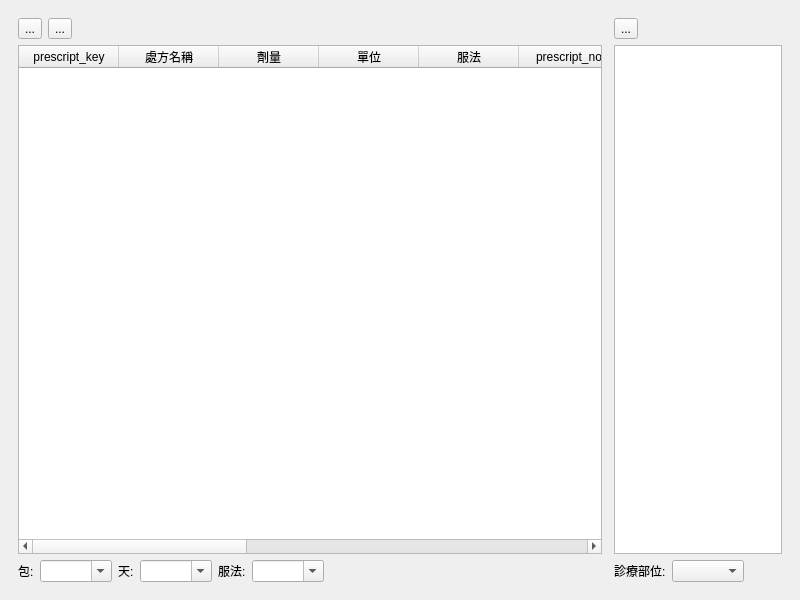
<?xml version="1.0" encoding="UTF-8"?>
<ui version="4.0">
 <class>MainWindow</class>
 <widget class="QMainWindow" name="MainWindow">
  <property name="geometry">
   <rect>
    <x>0</x>
    <y>0</y>
    <width>800</width>
    <height>600</height>
   </rect>
  </property>
  <property name="windowTitle">
   <string>MainWindow</string>
  </property>
  <widget class="QWidget" name="centralwidget">
   <layout class="QHBoxLayout" name="horizontalLayout">
    <item>
     <widget class="QFrame" name="frame">
      <property name="frameShape">
       <enum>QFrame::NoFrame</enum>
      </property>
      <property name="frameShadow">
       <enum>QFrame::Raised</enum>
      </property>
      <property name="lineWidth">
       <number>1</number>
      </property>
      <layout class="QVBoxLayout" name="verticalLayout_3">
       <property name="spacing">
        <number>6</number>
       </property>
       <property name="leftMargin">
        <number>9</number>
       </property>
       <property name="topMargin">
        <number>9</number>
       </property>
       <property name="rightMargin">
        <number>3</number>
       </property>
       <property name="bottomMargin">
        <number>9</number>
       </property>
       <item>
        <layout class="QVBoxLayout" name="verticalLayout">
         <item>
          <layout class="QHBoxLayout" name="horizontalLayout_3"/>
         </item>
         <item>
          <layout class="QHBoxLayout" name="horizontalLayout_2">
           <item>
            <widget class="QToolButton" name="toolButton_add">
             <property name="text">
              <string>...</string>
             </property>
             <property name="icon">
              <iconset>
               <normaloff>../icons/add.svg</normaloff>../icons/add.svg</iconset>
             </property>
            </widget>
           </item>
           <item>
            <widget class="QToolButton" name="toolButton_delete">
             <property name="text">
              <string>...</string>
             </property>
             <property name="icon">
              <iconset>
               <normaloff>../icons/list-remove.svg</normaloff>../icons/list-remove.svg</iconset>
             </property>
            </widget>
           </item>
           <item>
            <spacer name="horizontalSpacer_3">
             <property name="orientation">
              <enum>Qt::Horizontal</enum>
             </property>
             <property name="sizeHint" stdset="0">
              <size>
               <width>40</width>
               <height>20</height>
              </size>
             </property>
            </spacer>
           </item>
          </layout>
         </item>
         <item>
          <widget class="QTableWidget" name="tableWidget_prescript">
           <property name="frameShadow">
            <enum>QFrame::Sunken</enum>
           </property>
           <property name="dragEnabled">
            <bool>false</bool>
           </property>
           <property name="dragDropOverwriteMode">
            <bool>false</bool>
           </property>
           <property name="dragDropMode">
            <enum>QAbstractItemView::NoDragDrop</enum>
           </property>
           <property name="defaultDropAction">
            <enum>Qt::MoveAction</enum>
           </property>
           <property name="selectionMode">
            <enum>QAbstractItemView::SingleSelection</enum>
           </property>
           <property name="rowCount">
            <number>0</number>
           </property>
           <column>
            <property name="text">
             <string>prescript_key</string>
            </property>
           </column>
           <column>
            <property name="text">
             <string>處方名稱</string>
            </property>
           </column>
           <column>
            <property name="text">
             <string>劑量</string>
            </property>
           </column>
           <column>
            <property name="text">
             <string>單位</string>
            </property>
           </column>
           <column>
            <property name="text">
             <string>服法</string>
            </property>
           </column>
           <column>
            <property name="text">
             <string>prescript_no</string>
            </property>
           </column>
           <column>
            <property name="text">
             <string>case_key</string>
            </property>
           </column>
           <column>
            <property name="text">
             <string>case_date</string>
            </property>
           </column>
           <column>
            <property name="text">
             <string>medicine_set</string>
            </property>
           </column>
           <column>
            <property name="text">
             <string>medicine_type</string>
            </property>
           </column>
           <column>
            <property name="text">
             <string>medicine_key</string>
            </property>
           </column>
           <column>
            <property name="text">
             <string>ins_code</string>
            </property>
           </column>
           <column>
            <property name="text">
             <string>dosage_mode</string>
            </property>
           </column>
          </widget>
         </item>
         <item>
          <layout class="QHBoxLayout" name="horizontalLayout_4">
           <item>
            <widget class="QLabel" name="label">
             <property name="text">
              <string>包:</string>
             </property>
            </widget>
           </item>
           <item>
            <widget class="QComboBox" name="comboBox_package">
             <property name="editable">
              <bool>true</bool>
             </property>
            </widget>
           </item>
           <item>
            <widget class="QLabel" name="label_2">
             <property name="text">
              <string>天:</string>
             </property>
            </widget>
           </item>
           <item>
            <widget class="QComboBox" name="comboBox_pres_days">
             <property name="editable">
              <bool>true</bool>
             </property>
            </widget>
           </item>
           <item>
            <widget class="QLabel" name="label_3">
             <property name="text">
              <string>服法:</string>
             </property>
            </widget>
           </item>
           <item>
            <widget class="QComboBox" name="comboBox_instruction">
             <property name="editable">
              <bool>true</bool>
             </property>
            </widget>
           </item>
           <item>
            <spacer name="horizontalSpacer">
             <property name="orientation">
              <enum>Qt::Horizontal</enum>
             </property>
             <property name="sizeHint" stdset="0">
              <size>
               <width>40</width>
               <height>20</height>
              </size>
             </property>
            </spacer>
           </item>
          </layout>
         </item>
        </layout>
       </item>
      </layout>
     </widget>
    </item>
    <item>
     <widget class="QFrame" name="frame_2">
      <property name="maximumSize">
       <size>
        <width>180</width>
        <height>16777215</height>
       </size>
      </property>
      <property name="frameShape">
       <enum>QFrame::NoFrame</enum>
      </property>
      <property name="frameShadow">
       <enum>QFrame::Raised</enum>
      </property>
      <property name="lineWidth">
       <number>1</number>
      </property>
      <layout class="QVBoxLayout" name="verticalLayout_4">
       <property name="spacing">
        <number>6</number>
       </property>
       <property name="leftMargin">
        <number>3</number>
       </property>
       <property name="topMargin">
        <number>9</number>
       </property>
       <property name="rightMargin">
        <number>9</number>
       </property>
       <property name="bottomMargin">
        <number>9</number>
       </property>
       <item>
        <layout class="QVBoxLayout" name="verticalLayout_2">
         <item>
          <widget class="QToolButton" name="toolButton_2">
           <property name="text">
            <string>...</string>
           </property>
          </widget>
         </item>
         <item>
          <layout class="QHBoxLayout" name="horizontalLayout_5"/>
         </item>
         <item>
          <widget class="QTableWidget" name="tableWidget_2"/>
         </item>
         <item>
          <layout class="QHBoxLayout" name="horizontalLayout_6">
           <item>
            <widget class="QLabel" name="label_4">
             <property name="text">
              <string>診療部位:</string>
             </property>
            </widget>
           </item>
           <item>
            <widget class="QComboBox" name="comboBox_4"/>
           </item>
           <item>
            <spacer name="horizontalSpacer_2">
             <property name="orientation">
              <enum>Qt::Horizontal</enum>
             </property>
             <property name="sizeHint" stdset="0">
              <size>
               <width>40</width>
               <height>20</height>
              </size>
             </property>
            </spacer>
           </item>
          </layout>
         </item>
        </layout>
       </item>
      </layout>
     </widget>
    </item>
   </layout>
  </widget>
  <widget class="QMenuBar" name="menubar">
   <property name="geometry">
    <rect>
     <x>0</x>
     <y>0</y>
     <width>800</width>
     <height>24</height>
    </rect>
   </property>
  </widget>
 </widget>
 <resources/>
 <connections/>
</ui>
